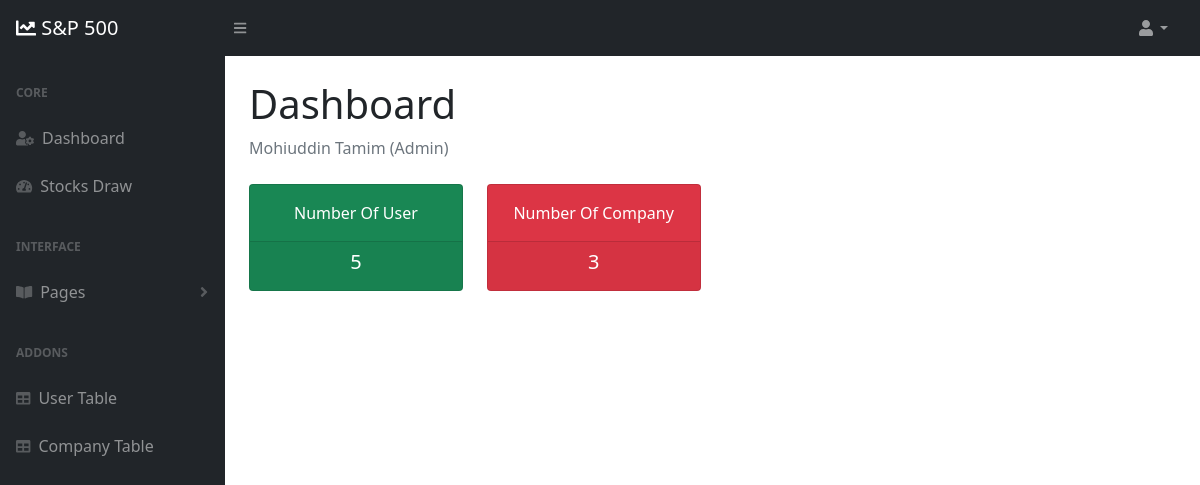
/admin.php (signed in), run on the app's committed database.
### tables this page shows
CREATE TABLE `users` (
  `id` int(10) UNSIGNED NOT NULL,
  `first_name` varchar(255) NOT NULL,
  `last_name` varchar(255) NOT NULL,
  `user_name` varchar(255) NOT NULL,
  `email` varchar(255) NOT NULL,
  `passwd` varchar(255) NOT NULL,
  `phone_number` varchar(255) NOT NULL,
  `role` varchar(255) NOT NULL,
  `created_at` timestamp NOT NULL DEFAULT current_timestamp(),
  `updated_at` timestamp NOT NULL DEFAULT current_timestamp()
);

### admin.php (the view, shortened to what this page needs)
<?php
include "connection.php";
$id = $_SESSION['id'];
$str = "SELECT first_name, last_name, role FROM users WHERE id='".$id."';";
$result = mysqli_query($conn, $str);
if(mysqli_num_rows($result)==1){
    $r = mysqli_fetch_assoc($result);
}
?>
<!DOCTYPE html>
<html lang="en">
    <head>
        <link href="https://cdn.jsdelivr.net/npm/simple-datatables@latest/dist/style.css" rel="stylesheet" />
        <link href="css/styles.css" rel="stylesheet" />
    </head>
    <body class="sb-nav-fixed">
        <nav class="sb-topnav navbar navbar-expand navbar-dark bg-dark">
            <a class="navbar-brand ps-3" href="https://en.wikipedia.org/wiki/S%26P_500"><i class="fas fa-chart-line"></i> S&P 500</a>
            <button class="btn btn-link btn-sm order-1 order-lg-0 me-4 me-lg-0" id="sidebarToggle" href="#!"><i class="fas fa-bars"></i></button>
            <ul class="navbar-nav ms-auto me-3 me-lg-4">
                <li class="nav-item dropdown">
                    <a class="nav-link dropdown-toggle" id="navbarDropdown" href="#" role="button" data-bs-toggle="dropdown" aria-expanded="false"><i class="fas fa-user fa-fw"></i></a>
                </li>
            </ul>
        </nav>
        <div id="layoutSidenav">
            <div id="layoutSidenav_nav">
                <nav class="sb-sidenav accordion sb-sidenav-dark" id="sidenavAccordion">
                    <div class="sb-sidenav-menu">
                        <div class="nav">
                            <div class="sb-sidenav-menu-heading">Core</div>
                            <a class="nav-link" href="admin.php">
                                <div class="sb-nav-link-icon"><i class="fas fa-user-cog"></i></div>
                                Dashboard
                            </a>
                            <a class="nav-link" href="#">
                                <div class="sb-nav-link-icon"><i class="fas fa-tachometer-alt"></i></div>
                                Stocks Draw
                            </a>
                            <div class="sb-sidenav-menu-heading">Interface</div>
                            <a class="nav-link collapsed" href="#" data-bs-toggle="collapse" data-bs-target="#collapsePages" aria-expanded="false" aria-controls="collapsePages">
                                <div class="sb-nav-link-icon"><i class="fas fa-book-open"></i></div>
                                Pages
                                <div class="sb-sidenav-collapse-arrow"><i class="fas fa-angle-down"></i></div>
                            </a>
                            <div class="sb-sidenav-menu-heading">Addons</div>
                            <a class="nav-link" href="users-list.php">
                                <div class="sb-nav-link-icon"><i class="fas fa-table"></i></div>
                                User Table
                            </a>
                            <a class="nav-link" href="company-list.php">
                                <div class="sb-nav-link-icon"><i class="fas fa-table"></i></div>
                                Company Table
                            </a>
                        </div>
                    </div>
                </nav>
            </div>
            <div id="layoutSidenav_content">
                <main>
                    <div class="container-fluid px-4">
                        <h1 class="mt-4">Dashboard</h1>
                        <ol class="breadcrumb mb-4">
                            <li class="breadcrumb-item active text-capitalize">
                                <?php echo $r['first_name']; echo" "; echo $r['last_name']; echo" ("; echo $r['role']; echo ")"?>
                            </li>
                        </ol>
                        <div class="row">
                            <div class="col-xl-3 col-md-6">
                                <div class="card bg-success text-center text-capitalize text-white">
                                    <div class="card-body">Number of User</div>
                                    <div class="card-footer">
<?php
$str = "SELECT COUNT(id) as total FROM users;";
$result = mysqli_query($conn, $str);
$r = mysqli_fetch_assoc($result)
?>
                                        <p class="h5 text-center text-white"><?php echo $r['total']?></p>
                                    </div>
                                </div>
                            </div>
                                <div class="col-xl-3 col-md-6">
                                    <div class="card bg-danger text-center text-capitalize text-white">
                                        <div class="card-body">Number of Company</div>
                                        <div class="card-footer">
                                        <?php
$str = "SELECT COUNT(id) as total FROM company;";
$result = mysqli_query($conn, $str);
$r = mysqli_fetch_assoc($result)
?>
                                            <p class="h5 text-center text-white"><?php echo $r['total']?></p>
                                        </div>
                                    </div>
                                </div>
                            </div>
                     </div>
                    </div>
            </div>
    </body>
</html>

### data on the page
users: first_name "Mohiuddin", last_name "Tamim", role "Admin"

### other printed values
$r['total'] "5"
$r['total'] "3"
